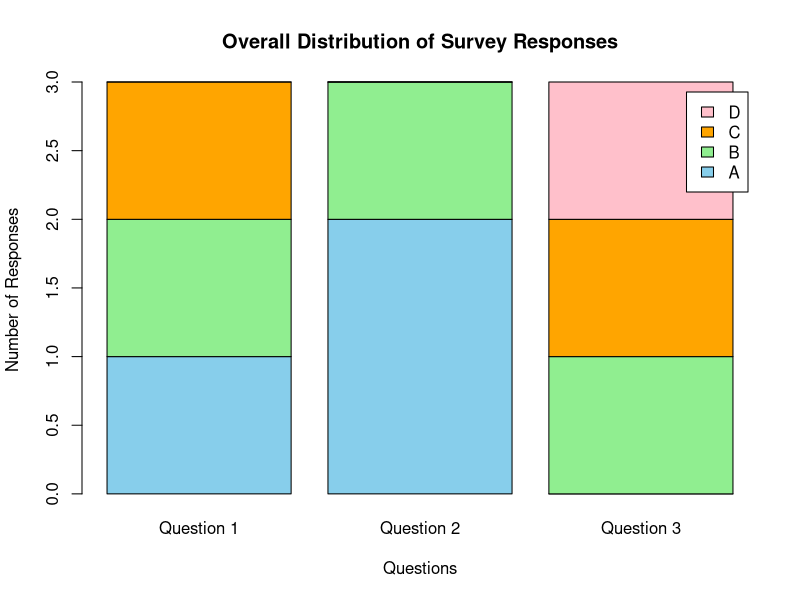

Write R code to recreate this figure.
q1 <- c("A", "B", "C")
q2 <- c("B", "A", "A")
q3 <- c("C", "D", "B")

responses <- rbind(
  "Question 1" = table(factor(q1, levels = c("A", "B", "C", "D"))),
  "Question 2" = table(factor(q2, levels = c("A", "B", "C", "D"))),
  "Question 3" = table(factor(q3, levels = c("A", "B", "C", "D")))
)

barplot(
  t(responses),
  beside = FALSE,
  names.arg = rownames(responses),
  xlab = "Questions",
  ylab = "Number of Responses",
  main = "Overall Distribution of Survey Responses",
  col = c("skyblue", "lightgreen", "orange", "pink"),
  legend.text = c("A", "B", "C", "D")
)
